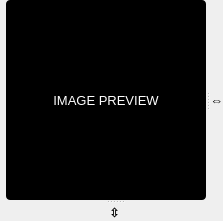
      <widget class="QFrame" name="frame">
       <property name="font">
        <font>
         <family>Segoe UI</family>
         <pointsize>10</pointsize>
        </font>
       </property>
       <property name="frameShape">
        <enum>QFrame::NoFrame</enum>
       </property>
       <layout class="QVBoxLayout" name="verticalLayout_4">
        <property name="spacing">
         <number>8</number>
        </property>
        <property name="leftMargin">
         <number>6</number>
        </property>
        <property name="topMargin">
         <number>0</number>
        </property>
        <property name="rightMargin">
         <number>0</number>
        </property>
        <property name="bottomMargin">
         <number>0</number>
        </property>
        <item>
         <widget class="QSplitter" name="splitter_4">
          <property name="font">
           <font>
            <family>Segoe UI</family>
            <pointsize>10</pointsize>
           </font>
          </property>
          <property name="orientation">
           <enum>Qt::Vertical</enum>
          </property>
          <widget class="QFrame" name="frame_4">
           <property name="font">
            <font>
             <family>Segoe UI</family>
             <pointsize>10</pointsize>
            </font>
           </property>
           <property name="frameShape">
            <enum>QFrame::NoFrame</enum>
           </property>
           <layout class="QHBoxLayout" name="horizontalLayout">
            <property name="leftMargin">
             <number>0</number>
            </property>
            <property name="topMargin">
             <number>0</number>
            </property>
            <property name="rightMargin">
             <number>0</number>
            </property>
            <property name="bottomMargin">
             <number>0</number>
            </property>
            <item>
             <widget class="QSplitter" name="splitter_3">
              <property name="font">
               <font>
                <family>Segoe UI</family>
                <pointsize>10</pointsize>
               </font>
              </property>
              <property name="orientation">
               <enum>Qt::Horizontal</enum>
              </property>
              <widget class="QLabel" name="label_display_image">
               <property name="minimumSize">
                <size>
                 <width>200</width>
                 <height>200</height>
                </size>
               </property>
               <property name="font">
                <font>
                 <family>Segoe UI</family>
                 <pointsize>10</pointsize>
                </font>
               </property>
               <property name="styleSheet">
                <string>background-color: rgb(0, 0, 0); color: rgb(255, 255, 255); border-radius:4px;</string>
               </property>
               <property name="frameShape">
                <enum>QFrame::Box</enum>
               </property>
               <property name="text">
                <string>IMAGE PREVIEW</string>
               </property>
               <property name="alignment">
                <set>Qt::AlignCenter</set>
               </property>
              </widget>
              <widget class="QLabel" name="label_resize_image">
               <property name="font">
                <font>
                 <family>Segoe UI</family>
                 <pointsize>10</pointsize>
                 <weight>75</weight>
                 <bold>true</bold>
                </font>
               </property>
               <property name="text">
                <string>⇔</string>
               </property>
               <property name="alignment">
                <set>Qt::AlignCenter</set>
               </property>
              </widget>
             </widget>
            </item>
           </layout>
          </widget>
          <widget class="QLabel" name="label">
           <property name="font">
            <font>
             <family>Segoe UI</family>
             <pointsize>10</pointsize>
             <weight>75</weight>
             <bold>true</bold>
            </font>
           </property>
           <property name="text">
            <string>⇳</string>
           </property>
           <property name="alignment">
            <set>Qt::AlignHCenter|Qt::AlignTop</set>
           </property>
          </widget>
         </widget>
        </item>
       </layout>
      </widget>
